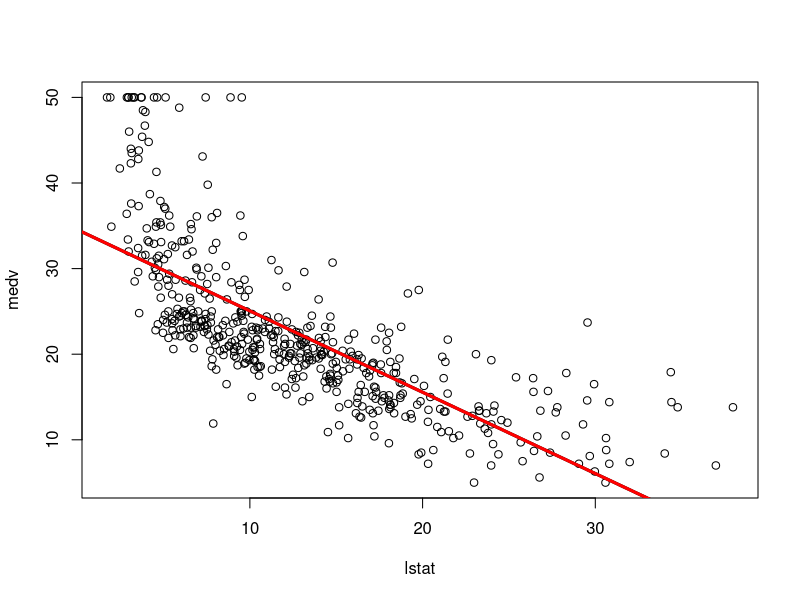
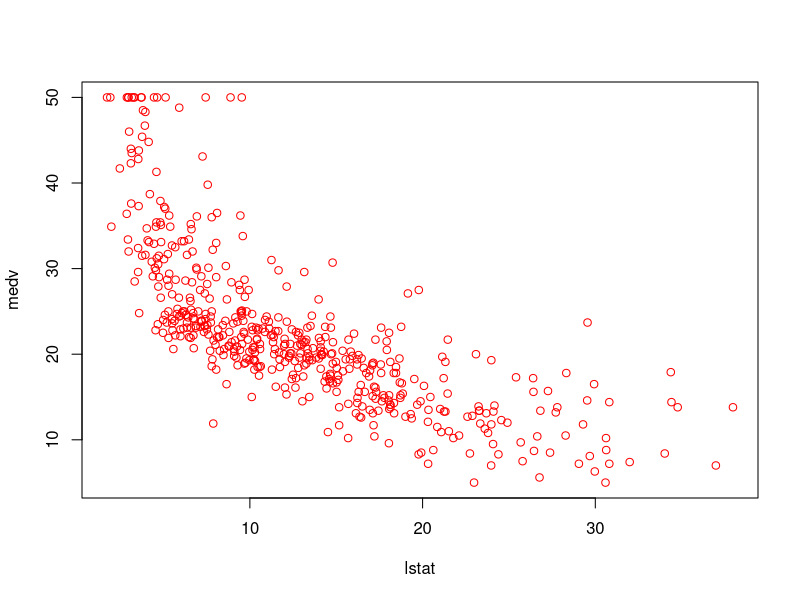
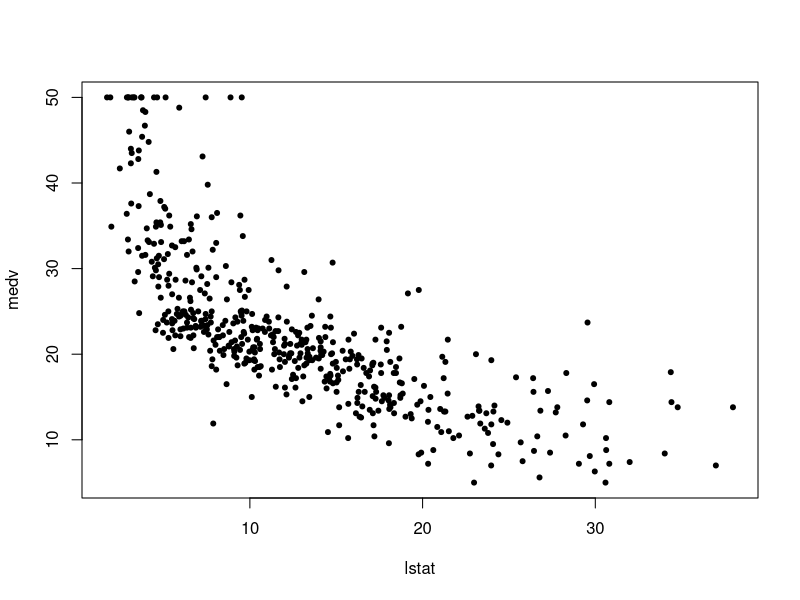
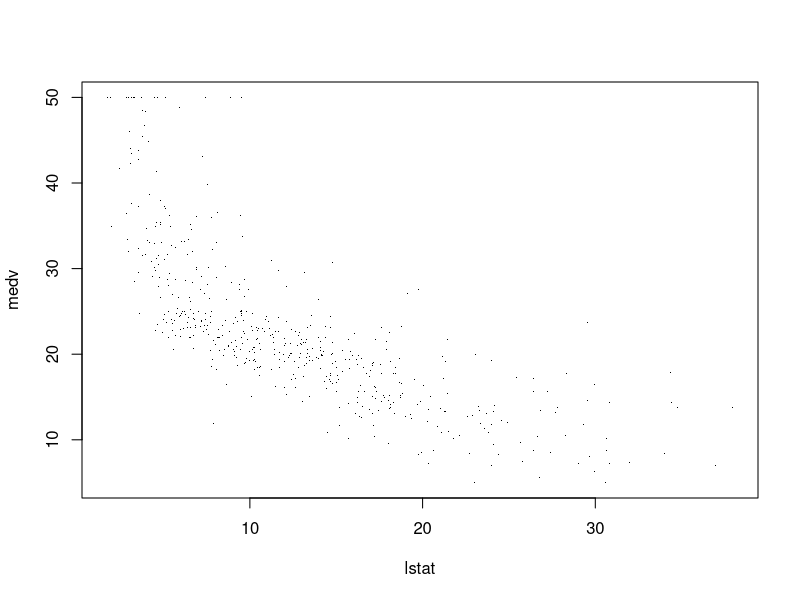
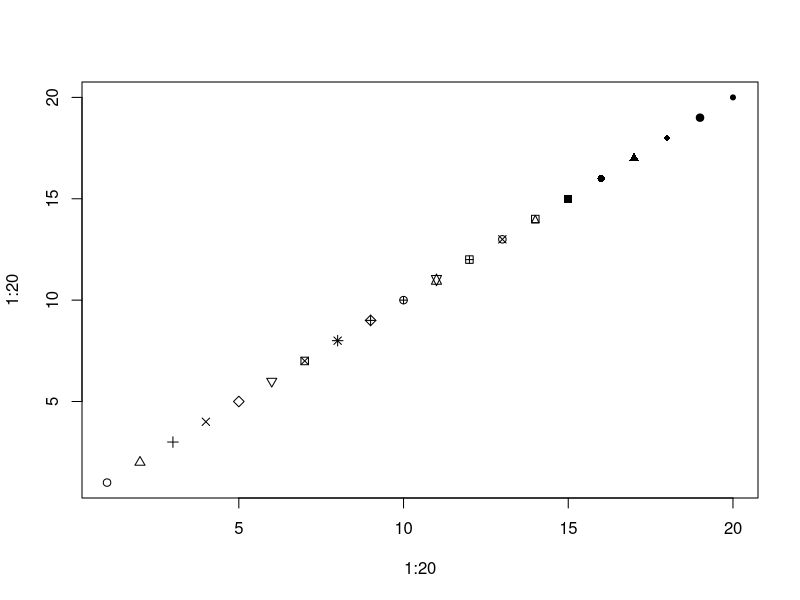
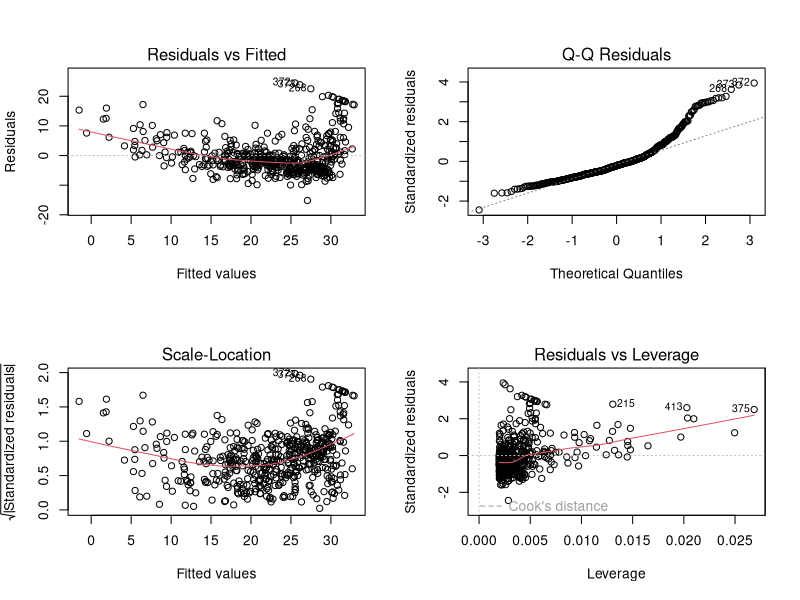
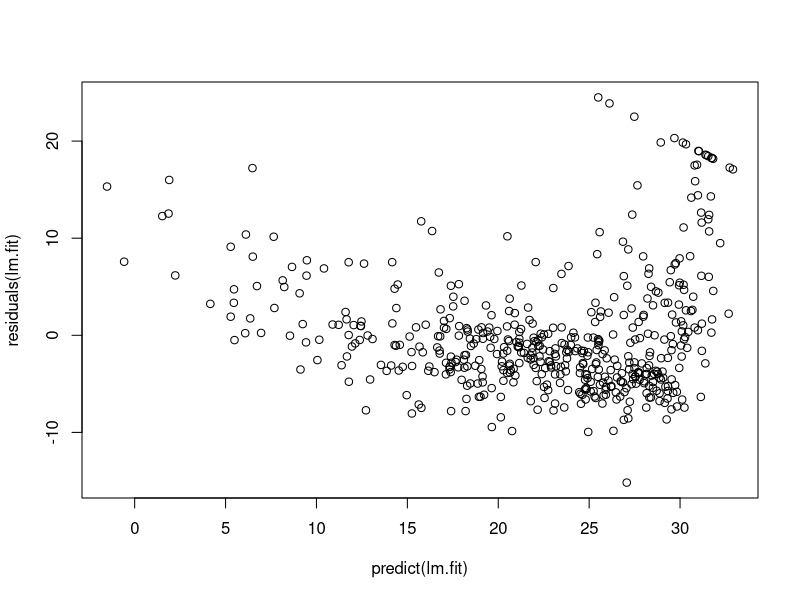

The R source for these figures, in order:
# HỒI QUY TUYẾN TÍNH ĐƠN: y = ax + b
## Đưa ra các ước lượng của hệ số a và b
## Bài toán kiểm định hệ số: H0: a = 0 / H0: b = 0
## Phần dư: e = y - y_h: Kiểm định xem e có tuân theo pp chuẩn với giá trị trung bình bằng 0 không?

# install.packages("MASS") # cài đặt thư viện

library(MASS) # gọi thư viện
names(Boston) # đưa ra tên các biến

# cách 1
lm.fit = lm(medv ~ lstat, data = Boston) # HQTT: medv = a + b * lstat
lm.fit
# or cách 2
lm(Boston$medv ~ Boston$lstat)
# or cách 3
attach(Boston)
lm(medv ~ lstat)
# Output: PT đường thẳng hồi quy tuyến tính: medv = 34.55 - 0.95 * lstat

summary(lm.fit) # tóm tắt kết quả

# Biểu diễn tuyến tính của biến medv theo lstat trong bộ dữ liệu Boston
# Phần dư: e = y - y_h: Min, 1Q, Median, 3Q, Max; y là medv thực trong bộ dữ liệu, y_h là medv được dự đoán theo mô hình
lm.fit$residuals
length(lm.fit$residuals)

# Bài toán kiểm định: Phần dư có tuân theo pp chuẩn với giá trị trung bình bằng 0 không?
names(lm.fit)
?shapiro.test
shapiro.test(lm.fit$residuals) #Kiểm tra pp chuẩn của phần dư
# Do p_value < 2.2 * 10^(-16) nên bác bỏ H0. Vậy phần dư sẽ không tuân theo phân phối chuẩn
t.test(lm.fit$residuals, mu = 0) # kiểm định về giá trị trung bình nếu chuẩn: H0: E_e = 0
wilcox.test(lm.fit$residuals) # kiểm định nếu không chuẩn, do p_value = 0.0002031 < 0.05 nên bác bỏ H0

# Hệ số ước lượng, sai số chuẩn, test thống kê T (t value), p-value (Pr (> |t|))
# Xây dựng mô hình: medv = a + b * lstat
## a_h = 34.55, b_h = -0.95
## Bài toán kiểm định hệ số a: H0: a = 0 vs H1: a != 0
## Tương tự, có bài toán kiểm định hệ số b: H0: b = 0, H1: b != 0
### Do p-value < 2.10^-16 < 0.05 nên bác bỏ H0. Với mức ý nghĩa 5%, có cơ sở để nói a != 0
### Tương tự, b != 0
coeff_test <- coef(summary(lm.fit))
p_values <- coeff_test[, "Pr(>|t|)"]
significant_coeffs <- p_values < 0.05
coeff_test
p_values
significant_coeffs
# Hệ số xác định chính là R-squared: 0.5441

### H0: Phần dư tuân theo phân phối chuẩn, H1: Phần dư không tuân theo phân phối chuẩn
#### Do p-value < 2.10^(-16) nên bác bỏ H0, cơ sở để nói phần dư không tuân theo phân phối chuẩn
t.test(lm.fit$residuals) # nếu e chuẩn
wilcox.test(lm.fit$residuals) # nếu e không chuẩn

### H0: EX = 0 vs H1: EX != 0
lm.fit = lm(medv ~ lstat)
lm.fit
confint(lm.fit) # Khoảng tin cậy 95% cho các hệ số trong mô hình hồi quy
confint(lm.fit, level = 0.99)
?confint

predict(lm.fit, data.frame(lstat =  ((c(5, 10, 15)))),
        interval = "confidence") # Đưa ra giá trị dự đoán của medv khi biết lstat
# 34.5538409 - 0.9500494 * 5
dev.off()
plot(lstat, medv)
abline(lm.fit)
lm.fit$coefficients
abline(lm.fit, lwd = 3)
abline(lm.fit, lwd = 3, col = "red")
plot(lstat, medv, col = "red")
plot(lstat, medv, pch = 20)
plot(lstat, medv, pch = ".")
plot(1:20, 1:20, pch = 1:20)

par(mfrow = c(2, 2)) # Chia khung vẽ đồ thị thành 2 hàng và 2 cột
plot(lm.fit)
dev.off()
plot(predict(lm.fit), residuals(lm.fit))

